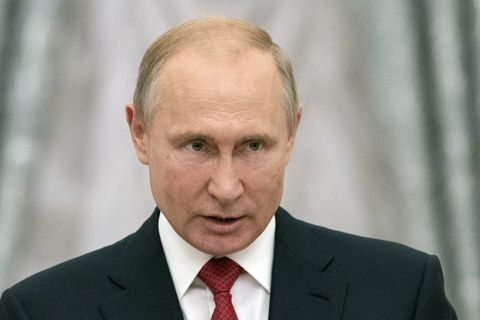
#> input picture Lab2/putin.jpg, 480 x 320 px
$ jupyter execute Lab2.ipynb
#> lines starting #> are read from the running program, lines starting #| are printed output that depends on the picture; after the words box and inside, x2 and y2 are one past the last pixel; in counts of white or black regions, pixels touching at a corner belong together
[cell 1]
from matplotlib import pyplot as plt
import cv2 as cv

face_cascade = cv.CascadeClassifier('haarcascade_frontalface_default.xml')
eye_cascade = cv.CascadeClassifier('haarcascade_eye.xml')
img = cv.imread('putin.jpg')
#> img is the input picture: shape (320, 480, 3); mean B, G, R 133.7, 141.6, 146.4
gray = cv.cvtColor(img, cv.COLOR_BGR2GRAY)
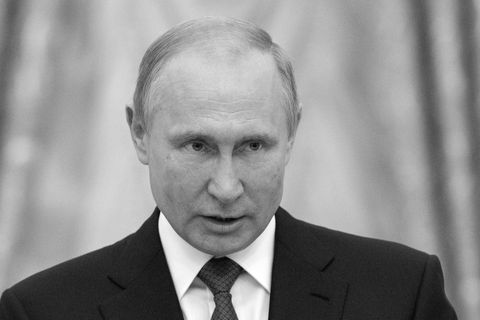
#> gray: shape (320, 480); min 3, max 255, mean 142.2

img = cv.cvtColor(img, cv.COLOR_BGR2RGB)

faces = face_cascade.detectMultiScale(gray, 1.3, 5)
#> faces = [[132, 76, 181, 181]]
for (x,y,w,h) in faces:
    cv.rectangle(img,(x,y),(x+w,y+h),(255,0,0),2)
    roi_gray = gray[y:y+h, x:x+w]
    roi_color = img[y:y+h, x:x+w]
    eyes = eye_cascade.detectMultiScale(roi_gray)
    for (ex,ey,ew,eh) in eyes:
        cv.rectangle(roi_color,(ex,ey),(ex+ew,ey+eh),(0,255,0),2)
#> this loop made 1 pass
#> (x, y, w, h, eyes) on pass 1: (132, 76, 181, 181, [[102, 51, 36, 36], [43, 49, 42, 42]])
#> pass 1, `roi_gray = gray[y:y+h, x:x+w]`:
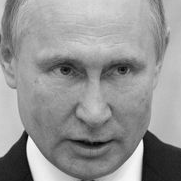
#> roi_gray: shape (181, 181); min 3, max 253, mean 148.1
#> pass 1, `roi_color = img[y:y+h, x:x+w]`:
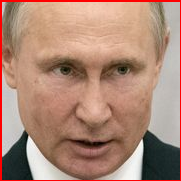
#> roi_color: shape (181, 181, 3); mean R, G, B 173.4, 136, 118.2
#> after the loop:
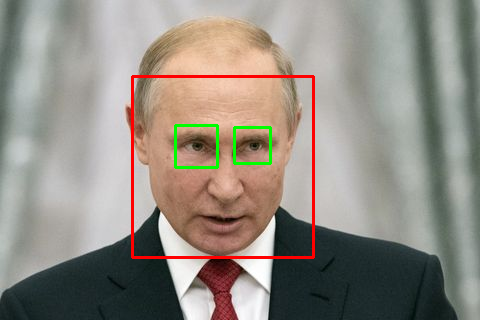
#> img: shape (320, 480, 3); mean R, G, B 146.5, 140.1, 130.9
#> after the loop:
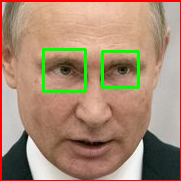
#> roi_color: shape (181, 181, 3); 2.83% of pixels changed, all inside (x1, y1, x2, y2) = (42, 48, 140, 93)
plt.axis('off')
plt.rcParams["figure.figsize"] = (18, 12)
plt.imshow(img)
plt.show()
